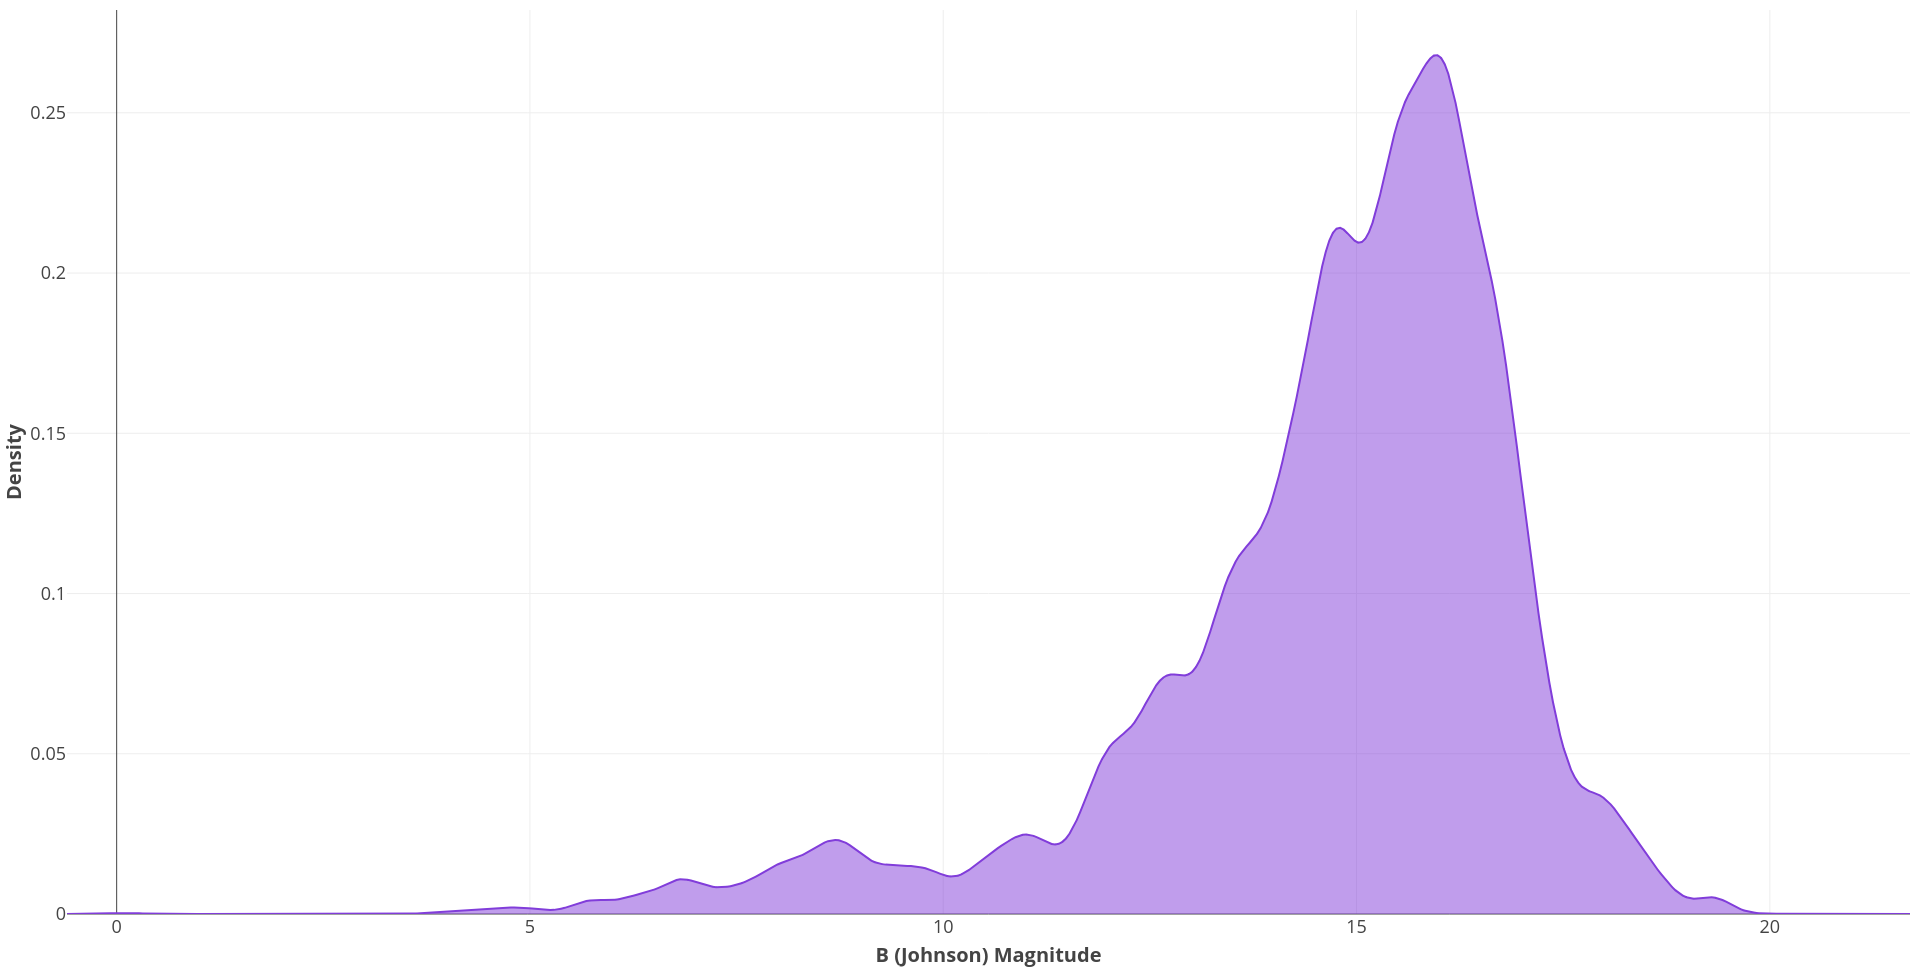

Here is the R script that generated this plot:

# Paths:
path_data = "data/"
path_lib = "renv/library/R-4.1/x86_64-pc-linux-gnu/"

# Packages:
require(dplyr, lib = path_lib)
require(readr, lib = path_lib)
require(RColorBrewer, lib = path_lib)
require(plotly, lib = path_lib)

# Dataset:
df = readr::read_csv(paste0(path_data, "nasa_exoplanets.csv")) %>%
         as.data.frame()
attr(df, "spec") = NULL
df_varnames = readr::read_csv(paste0(path_data, "nasa_exoplanets_var_names.csv")) %>%
                  as.data.frame()
attr(df_varnames, "spec") = NULL

# Variables:
x_var = "sy_bmag"
x_var_name = (df_varnames %>%
                 dplyr::filter(var == x_var))$var_name

# Deal with NA:
df = df[!is.na(df[, x_var]), ]

# Adapt the data:
dens = density(df[, x_var])

# Plot:
p = plot_ly(
    x = dens$x,
    y = dens$y,
    type = "scatter",
    mode = "lines",
    fill = "tozeroy",
    color = "#813DDA",
    colors = "#813DDA",
    opacity = 0.9,
    hovertemplate = paste0("<b>", x_var_name, ": %{x:,}<br>",
                           "Density: %{y:,}</b><extra></extra>")
) %>%
    layout(
        xaxis = list(
            title = paste0("<b>", x_var_name, "</b>"),
            titlefont = list(size = 20),
            tickfont = list(size = 18),
            categoryorder = "array"
        ),
        yaxis = list(
            title = paste0("<b>Density</b>"),
            titlefont = list(size = 20),
            tickfont = list(size = 18)
        ),
        margin = list(
            l = 10,
            r = 10,
            t = 10,
            b = 10
        ),
        hoverlabel = list(font = list(size = 18)),
        showlegend = FALSE
    )

p
